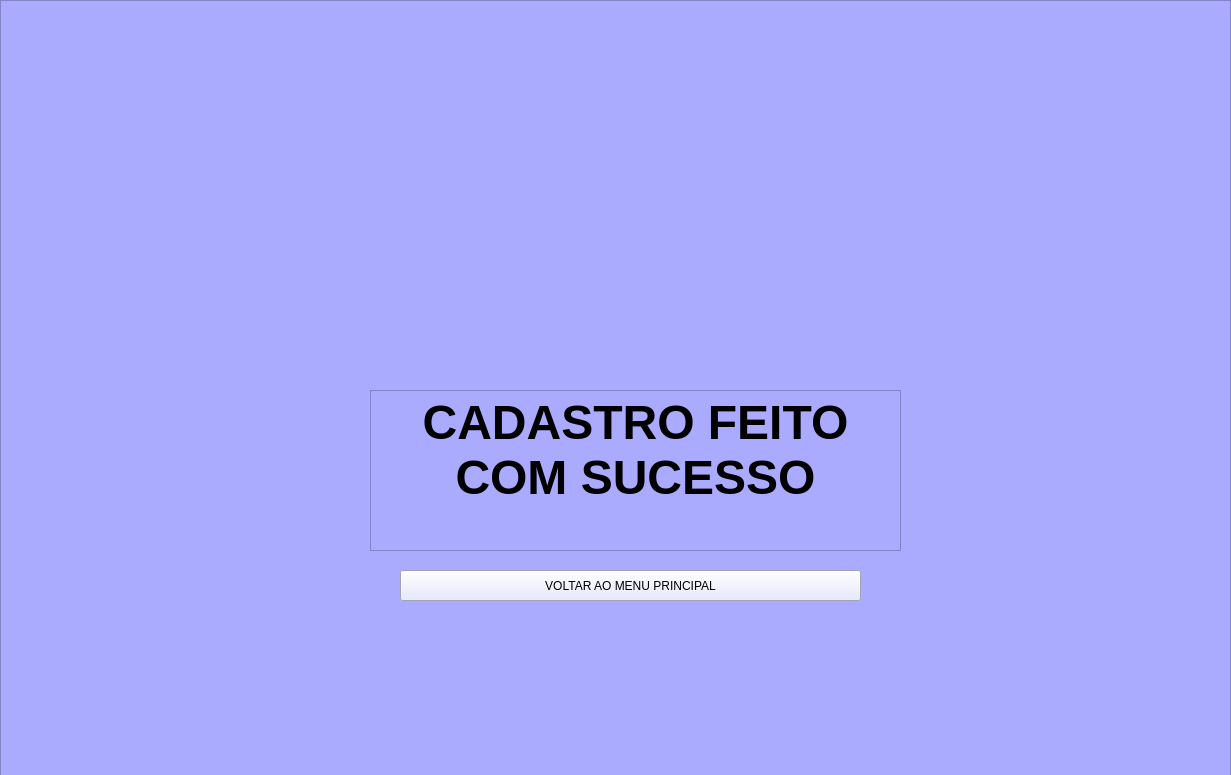
<?xml version="1.0" encoding="UTF-8"?>
<ui version="4.0">
 <class>Form</class>
 <widget class="QWidget" name="Form">
  <property name="geometry">
   <rect>
    <x>0</x>
    <y>0</y>
    <width>1231</width>
    <height>775</height>
   </rect>
  </property>
  <property name="windowTitle">
   <string>Form</string>
  </property>
  <widget class="QFrame" name="frame_2">
   <property name="geometry">
    <rect>
     <x>0</x>
     <y>0</y>
     <width>1231</width>
     <height>891</height>
    </rect>
   </property>
   <property name="styleSheet">
    <string notr="true">background-color: rgb(170, 170, 255);</string>
   </property>
   <property name="frameShape">
    <enum>QFrame::StyledPanel</enum>
   </property>
   <property name="frameShadow">
    <enum>QFrame::Raised</enum>
   </property>
   <widget class="QPushButton" name="Voltar">
    <property name="geometry">
     <rect>
      <x>400</x>
      <y>570</y>
      <width>461</width>
      <height>31</height>
     </rect>
    </property>
    <property name="styleSheet">
     <string notr="true">background-color: rgb(225, 227, 255);
font: 8pt &quot;Arial&quot;;</string>
    </property>
    <property name="text">
     <string>VOLTAR AO MENU PRINCIPAL</string>
    </property>
   </widget>
   <widget class="QLabel" name="label">
    <property name="geometry">
     <rect>
      <x>340</x>
      <y>170</y>
      <width>541</width>
      <height>181</height>
     </rect>
    </property>
    <property name="text">
     <string/>
    </property>
    <property name="pixmap">
     <pixmap>Bella-removebg-preview - Copia.png</pixmap>
    </property>
    <property name="scaledContents">
     <bool>false</bool>
    </property>
   </widget>
   <widget class="QTextEdit" name="textEdit">
    <property name="geometry">
     <rect>
      <x>370</x>
      <y>390</y>
      <width>531</width>
      <height>161</height>
     </rect>
    </property>
    <property name="html">
     <string>&lt;!DOCTYPE HTML PUBLIC &quot;-//W3C//DTD HTML 4.0//EN&quot; &quot;http://www.w3.org/TR/REC-html40/strict.dtd&quot;&gt;
&lt;html&gt;&lt;head&gt;&lt;meta name=&quot;qrichtext&quot; content=&quot;1&quot; /&gt;&lt;style type=&quot;text/css&quot;&gt;
p, li { white-space: pre-wrap; }
&lt;/style&gt;&lt;/head&gt;&lt;body style=&quot; font-family:'MS Shell Dlg 2'; font-size:8.25pt; font-weight:400; font-style:normal;&quot;&gt;
&lt;p align=&quot;center&quot; style=&quot; margin-top:0px; margin-bottom:0px; margin-left:0px; margin-right:0px; -qt-block-indent:0; text-indent:0px;&quot;&gt;&lt;span style=&quot; font-size:36pt; font-weight:600;&quot;&gt;CADASTRO FEITO COM SUCESSO&lt;/span&gt;&lt;/p&gt;&lt;/body&gt;&lt;/html&gt;</string>
    </property>
   </widget>
  </widget>
 </widget>
 <resources/>
 <connections/>
</ui>
